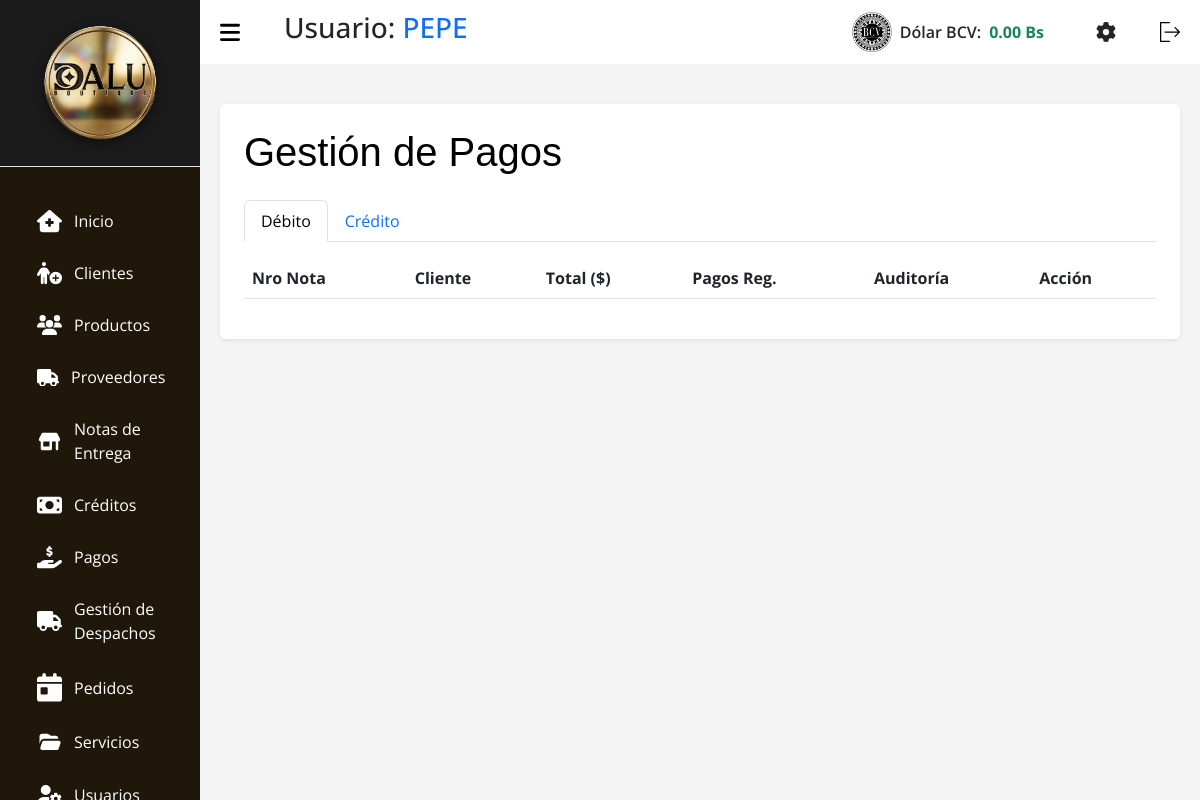
Page /index.php?c=Pagos (signed in) on the earlier database version.
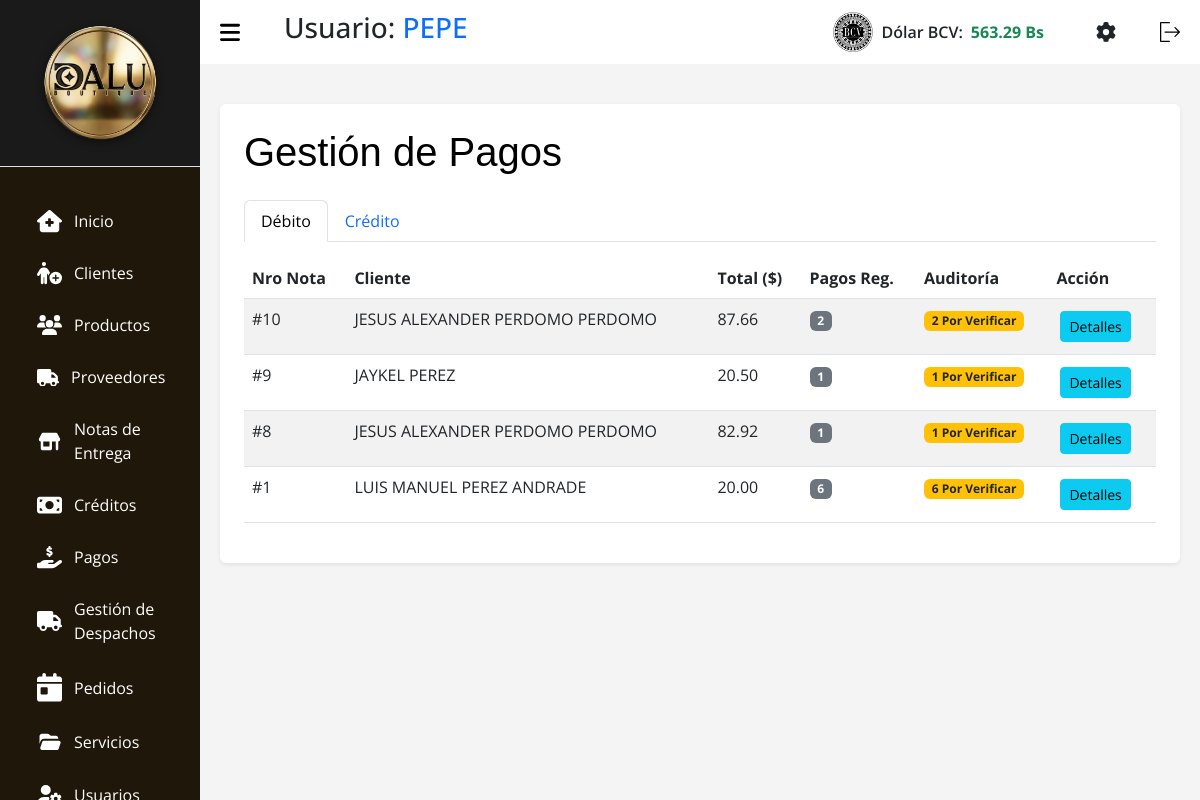
Same page on the later database version.
### tables this page shows
CREATE TABLE `tasa` (
  `id` int(11) NOT NULL,
  `nombre` varchar(50) NOT NULL,
  `valor` decimal(10,2) NOT NULL,
  `fecha_actualizacion` datetime NOT NULL DEFAULT current_timestamp()
);

CREATE TABLE `notas_entrega` (
  `id` int(11) NOT NULL,
  `id_cliente` int(11) NOT NULL,
  `fecha_pedido` datetime NOT NULL,
  `estado` enum('pendiente','confirmado','enviado','recibido','entregado','cancelado') NOT NULL DEFAULT 'pendiente',
  `tipo` enum('debito','credito') NOT NULL DEFAULT 'debito',
  `total` decimal(10,2) NOT NULL DEFAULT 0.00,
  `observaciones` text DEFAULT NULL,
  `fecha_registro` timestamp NOT NULL DEFAULT current_timestamp()
);

### src/Models/Tasa.php (called while the page is built, shortened)
<?php
class Tasa extends Conexion {
    public function getLatest($nombre = 'BCV') {
        try {
            $stmt = $this->prepare("SELECT * FROM tasa WHERE nombre = :nombre ORDER BY id DESC LIMIT 1");
            $stmt->bindParam(':nombre', $nombre, PDO::PARAM_STR);
            $stmt->execute();
            return $stmt->fetch(PDO::FETCH_ASSOC);
        } catch (PDOException $e) {
            return false;
        }
    }
}

### src/Models/Pagos.php (called while the page is built, shortened)
<?php
class Pagos extends Conexion {
    public function getAgrupadosPorNota($tipo_nota = null) {
        try {
            $sql = "SELECT n.id as id_nota,
                           CONCAT(c.nombre, ' ', COALESCE(c.apellido, '')) as cliente_nombre,
                           n.total,
                           COUNT(pag.id) as total_pagos,
                           SUM(CASE WHEN pag.estado = 'por verificar' THEN 1 ELSE 0 END) as pagos_por_verificar,
                           n.tipo as tipo_nota
                    FROM notas_entrega n
                    JOIN pagos pag ON n.id = pag.id_nota_entrega
                    LEFT JOIN clientes c ON n.id_cliente = c.id";
            if ($tipo_nota) {
                $sql .= " WHERE n.tipo = :tipo_nota";
            }
            $sql .= " GROUP BY n.id ORDER BY n.fecha_pedido DESC";
            $stmt = $this->prepare($sql);
            if ($tipo_nota) {
                $stmt->bindParam(":tipo_nota", $tipo_nota);
            }
            $stmt->execute();
            return $stmt->fetchAll(PDO::FETCH_ASSOC);
        } catch (PDOException $e) {
            error_log("Error al agrupar pagos por nota: " . $e->getMessage());
            return [];
        }
    }
}

### src/Views/V_Pagos.php (the view, shortened to what this page needs)
<!DOCTYPE html>
<html lang="es">
<head>
    <link rel="stylesheet" href="assets/css/css.css">
    <link rel="stylesheet" href="assets/css/tabla.css">
    <link rel="stylesheet" href="assets/css/header.css">
    <link rel="stylesheet" href="assets/bootstrap.min.css">
    <link rel="stylesheet" href="assets/DataTablet/datatables.css">
</head>
<body>
    <?php require_once __DIR__ . "/../Views/layout/header.php"; ?>
    <main>
        <div class="container bg-white p-4 rounded shadow-sm mt-3">
            <div class="d-flex justify-content-between align-items-center mb-3">
                <h1 class="titulo text-black">Gestión de Pagos</h1>
            </div>
            <ul class="nav nav-tabs mb-3" id="pagosTabs" role="tablist">
                <li class="nav-item">
                    <button class="nav-link active" id="tab-debito" data-bs-toggle="tab" data-bs-target="#modulo-debito" type="button">Débito</button>
                </li>
                <li class="nav-item">
                    <button class="nav-link" id="tab-credito" data-bs-toggle="tab" data-bs-target="#modulo-credito" type="button">Crédito</button>
                </li>
            </ul>
            <div class="tab-content">
                <div class="tab-pane fade show active" id="modulo-debito">
                    <div class="table-responsive">
                        <table id="tablaPagosDebito" class="table-DT table table-striped w-100">
                            <thead>
                                <tr>
                                    <th scope="col">Nro Nota</th>
                                    <th scope="col">Cliente</th>
                                    <th scope="col">Total ($)</th>
                                    <th scope="col">Pagos Reg.</th>
                                    <th scope="col">Auditoría</th>
                                    <th scope="col">Acción</th>
                                </tr>
                            </thead>
                            <tbody>
                                <?php foreach ($notasDebito as $nota): ?>
                                    <tr>
                                        <td>#<?= htmlspecialchars($nota['id_nota']) ?></td>
                                        <td><?= htmlspecialchars($nota['cliente_nombre']) ?></td>
                                        <td><?= number_format((float)$nota['total'], 2) ?></td>
                                        <td><span class="badge bg-secondary"><?= htmlspecialchars($nota['total_pagos']) ?></span></td>
                                        <td>
                                            <?php if ($nota['pagos_por_verificar'] > 0): ?>
                                                <span class="badge bg-warning text-dark"><i class="fa fa-exclamation-triangle"></i> <?= $nota['pagos_por_verificar'] ?> Por Verificar</span>
                                            <?php else: ?>
                                                <span class="badge bg-success"><i class="fa fa-check-circle"></i> Al Día</span>
                                            <?php endif; ?>
                                        </td>
                                        <td>
                                            <button type="button" class="btn btn-sm btn-info m-1 btn-ver-pagos" data-id="<?= $nota['id_nota'] ?>">Detalles</button>
                                        </td>
                                    </tr>
                                <?php endforeach; ?>
                            </tbody>
                        </table>
                    </div>
                </div>
            </div>
        </div>
    </main>
</body>
</html>

### index.php (shortened to what this page needs)
<?php
$ruta = isset($_GET['c']) ? $_GET['c'] : "home/view";
$partes = explode("/", $ruta);
$controlador = "C" . ucfirst(strtolower($partes[0]));
$archivoControlador = __DIR__ . "/src/Controllers/" . $controlador . ".php";
if (file_exists($archivoControlador)) {
    require_once $archivoControlador;
} else {
    require_once __DIR__ . '/src/Views/errors/404.php';
}
?>

### src/Controllers/CPagos.php (shortened to what this page needs)
<?php
$accion = $_GET['accion'] ?? $_POST['accion'] ?? 'view';
switch($accion) {
    case 'view':
        $pagosModel = new Pagos();
        $notasDebito = $pagosModel->getAgrupadosPorNota('debito');
        require_once __DIR__ . '/../Views/V_Pagos.php';
        break;
}

### src/Views/layout/header.php (shortened to what this page needs)
<?php
$tasaModel_header = new Tasa();
$tasaActual_header = $tasaModel_header->getLatest();
$tasaValor = $tasaActual_header ? number_format((float)$tasaActual_header['valor'], 2) : '0.00';
?>
<section id="sidebar">
  <div class="sidebar-heading border-bottom p-3" style="background-color: #1a1a1a; text-align: center;">
    <img src="assets/img/dalulisto.png" style="max-width: 80%; height: auto; filter: drop-shadow(0px 2px 4px rgba(0,0,0,0.5));" alt="Logo Dalu">
  </div>
  <ul class="side-menu">
    <li class="nav-item m-1 fs-6">
      <a class="nav-link active" aria-current="page" href="?c=Home">
        Inicio</a>
    </li>
    <li class="nav-item m-1 fs-6">
      <a class="nav-link" href="?c=Clientes">
        Clientes
      </a>
    </li>
    <li class="nav-item m-1 fs-6">
      <a class="nav-link" href="?c=Productos">
        Productos
      </a>
    </li>
    <li class="nav-item m-1 fs-6">
      <a class="nav-link" href="?c=Proveedores">
        Proveedores
      </a>
    </li>
    <li class="nav-item m-1 fs-6">
      <a class="nav-link" href="?c=Notas">
        Notas de
        <br>
        Entrega
      </a>
    </li>
    <li class="nav-item m-1 fs-6">
      <a class="nav-link" href="?c=Creditos">
        Créditos
      </a>
    </li>
    <li class="nav-item m-1 fs-6">
      <a class="nav-link" href="?c=Pagos">
        Pagos
      </a>
    <li class="nav-item m-1 fs-6">
      <a class="nav-link" href="?c=Despacho">
          Gestión de
          <br>
          Despachos
      </a>
    </li>
    <li class="nav-item m-1 fs-6">
      <a class="nav-link" href="?c=Pedidos">
        Pedidos
      </a>
    </li>
    <li class="nav-item m-1 fs-6">
      <a class="nav-link" href="?c=Servicios">
        Servicios
      </a>
    </li>
    <li class="nav-item  m-1 fs-6">
      <a class="nav-link" href="?c=Usuarios">
      </a>
    </li>
  </ul>
</section>
<section id="content">
  <nav>
    <h3 class="ms-3">Usuario: <span class="text-primary"><?= htmlspecialchars($_SESSION['nombre']) ?></span></h3>
    <div class="d-flex align-items-center ms-auto me-4" id="bcvDiv" style="cursor:pointer;" data-bs-toggle="modal" data-bs-target="#modalTasa">
        <img class="img-bcv me-2" src="assets/img/bcv2.png" alt="BCV" width="40">
        <span class="text-dark fw-semibold me-2">Dólar BCV:</span>
        <span class="text-success fw-bold" id="Dolar_bcv"><?= htmlspecialchars($tasaValor) ?> Bs</span>
    </div>
    <a href="?c=Ajustes" class="me-3 text-dark" title="Ajustes y Configuración">
    </a>
    <form action="index.php?c=login&a=Logout" method="POST">
      <button type="submit" style="background: none; border: none; cursor: pointer;">
      </button>
    </form>
  </nav>

### assets/css/css.css (style rules this page uses)
* { margin: 0; padding: 0; text-decoration: none; box-sizing: border-box; font-family: 'Segoe UI', Tahoma, Geneva, Verdana, sans-serif; }
body { font-family: Arial, Helvetica, sans-serif; height: 100vh; display: flex; flex-wrap: nowrap; background: #9794942c; }
main { width: 100%; padding: 24px 20px 20px 20px; }

### assets/css/tabla.css (style rules this page uses)
.titulo { color: #0508c7; font-family: Impact, Haettenschweiler, 'Arial Narrow Bold', sans-serif; }
.table { border-radius: 10px; }

### assets/css/header.css (style rules this page uses)
* { font-family: 'Open Sans', sans-serif; margin: 0; padding: 0; box-sizing: border-box; }
:root { --grey: #F1F0F6; --dark-grey: #2610a1be; --light: #fff; --dark: #000; --green: #81D43A; --light-green: #E3FFCB; --blue: #1775F1; --light-blue: #D0E4FF; --dark-blue: #0C5FCD; --red: #FC3B56; }
li { list-style: none; }
#sidebar { position: fixed; max-width: 200px; width: 100%; background: var(--light); top: 0; left: 0; height: 100%; overflow-y: auto; scrollbar-width: none; transition: all .3s ease; background-color: #1f1709; z-index: 200; }
#sidebar .icon { min-width: 22px; display: flex; justify-content: center; align-items: center; margin-right: 12px; }
#sidebar .side-menu { margin: 30px 0; padding: 0 18px; transition: all .3s ease; }
#sidebar .side-menu a { display: flex; align-items: center; font-size: 16px; color: var(--light); padding: 12px 16px 12px 0; border-radius: 20px; margin: 4px 0; white-space: nowrap; }
#content { position: relative; width: calc(100% - 200px); left: 200px; transition: all .3s ease; background-color: #49494a0f; }
nav { background: var(--light); height: 64px; padding: 0 20px; display: flex; align-items: center; grid-gap: 28px; position: sticky; top: 0; left: 0; z-index: 100; justify-content: space-between; }
nav .toggle-sidebar { font-size: 18px; cursor: pointer; }
svg { width: 20px; cursor: pointer; }
.icon { margin-left: 15px; align-items: baseline; width: 25px; transition: 1.3s; }

### assets/DataTablet/datatables.css (style rules this page uses)
:root { --dt-row-selected: 13, 110, 253; --dt-row-selected-text: 255, 255, 255; --dt-row-selected-link: 9, 10, 11; --dt-row-stripe: 0, 0, 0; --dt-row-hover: 0, 0, 0; --dt-column-ordering: 0, 0, 0; --dt-html-background: white; }

Differences in the rows shown:
now on this page (row edited): tasa: valor "563.29"
added notas_entrega: id "10", cliente_nombre "JESUS ALEXANDER PERDOMO PERDOMO", total "87.66", total_pagos "2", pagos_por_verificar "2"
added notas_entrega: id "9", cliente_nombre "JAYKEL PEREZ", total "20.50", total_pagos "1", pagos_por_verificar "1"
added notas_entrega: id "8", cliente_nombre "JESUS ALEXANDER PERDOMO PERDOMO", total "82.92", total_pagos "1", pagos_por_verificar "1"
added notas_entrega: id "1", cliente_nombre "LUIS MANUEL PEREZ ANDRADE", total "20.00", total_pagos "6", pagos_por_verificar "6"
Other differences:
$tasaValor: "0.00" → (not shown)
